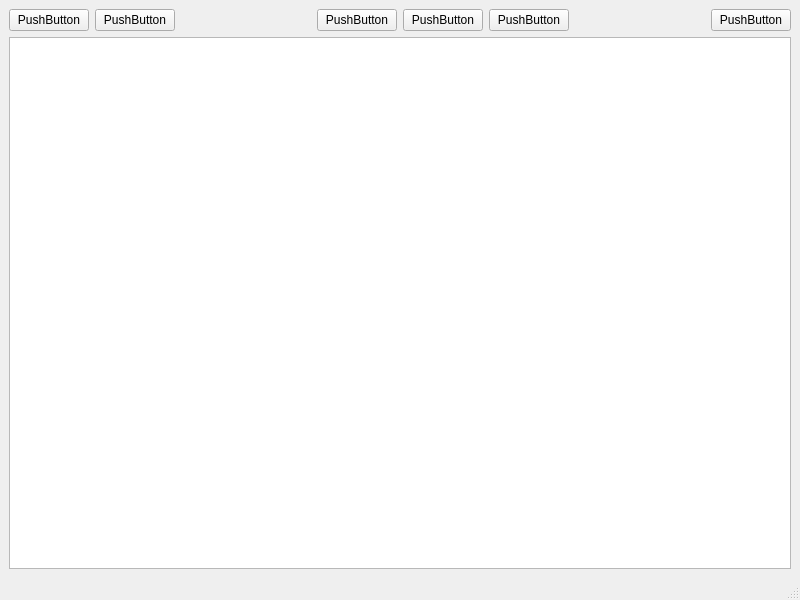
<?xml version="1.0" encoding="UTF-8"?>
<ui version="4.0">
 <class>MainWindow</class>
 <widget class="QMainWindow" name="MainWindow">
  <property name="geometry">
   <rect>
    <x>0</x>
    <y>0</y>
    <width>800</width>
    <height>600</height>
   </rect>
  </property>
  <property name="windowTitle">
   <string>MainWindow</string>
  </property>
  <widget class="QWidget" name="centralwidget">
   <layout class="QGridLayout" name="gridLayout_2">
    <item row="0" column="0">
     <layout class="QVBoxLayout" name="verticalLayout">
      <item>
       <layout class="QGridLayout" name="gridLayout">
        <item row="0" column="6">
         <spacer name="horizontalSpacer_2">
          <property name="orientation">
           <enum>Qt::Horizontal</enum>
          </property>
          <property name="sizeHint" stdset="0">
           <size>
            <width>40</width>
            <height>20</height>
           </size>
          </property>
         </spacer>
        </item>
        <item row="0" column="2">
         <spacer name="horizontalSpacer">
          <property name="orientation">
           <enum>Qt::Horizontal</enum>
          </property>
          <property name="sizeHint" stdset="0">
           <size>
            <width>40</width>
            <height>20</height>
           </size>
          </property>
         </spacer>
        </item>
        <item row="0" column="1">
         <widget class="QPushButton" name="FPaste">
          <property name="text">
           <string>PushButton</string>
          </property>
         </widget>
        </item>
        <item row="0" column="0">
         <widget class="QPushButton" name="FCopy">
          <property name="text">
           <string>PushButton</string>
          </property>
         </widget>
        </item>
        <item row="0" column="3">
         <widget class="QPushButton" name="ALeft">
          <property name="text">
           <string>PushButton</string>
          </property>
         </widget>
        </item>
        <item row="0" column="5">
         <widget class="QPushButton" name="ARight">
          <property name="text">
           <string>PushButton</string>
          </property>
         </widget>
        </item>
        <item row="0" column="4">
         <widget class="QPushButton" name="AMiddle">
          <property name="text">
           <string>PushButton</string>
          </property>
         </widget>
        </item>
        <item row="0" column="7">
         <widget class="QPushButton" name="ChFont">
          <property name="text">
           <string>PushButton</string>
          </property>
         </widget>
        </item>
        <item row="1" column="0" colspan="8">
         <widget class="QTextEdit" name="Editor"/>
        </item>
       </layout>
      </item>
     </layout>
    </item>
   </layout>
  </widget>
  <widget class="QMenuBar" name="menubar">
   <property name="geometry">
    <rect>
     <x>0</x>
     <y>0</y>
     <width>800</width>
     <height>20</height>
    </rect>
   </property>
  </widget>
  <widget class="QStatusBar" name="statusbar"/>
 </widget>
 <resources/>
 <connections/>
</ui>
